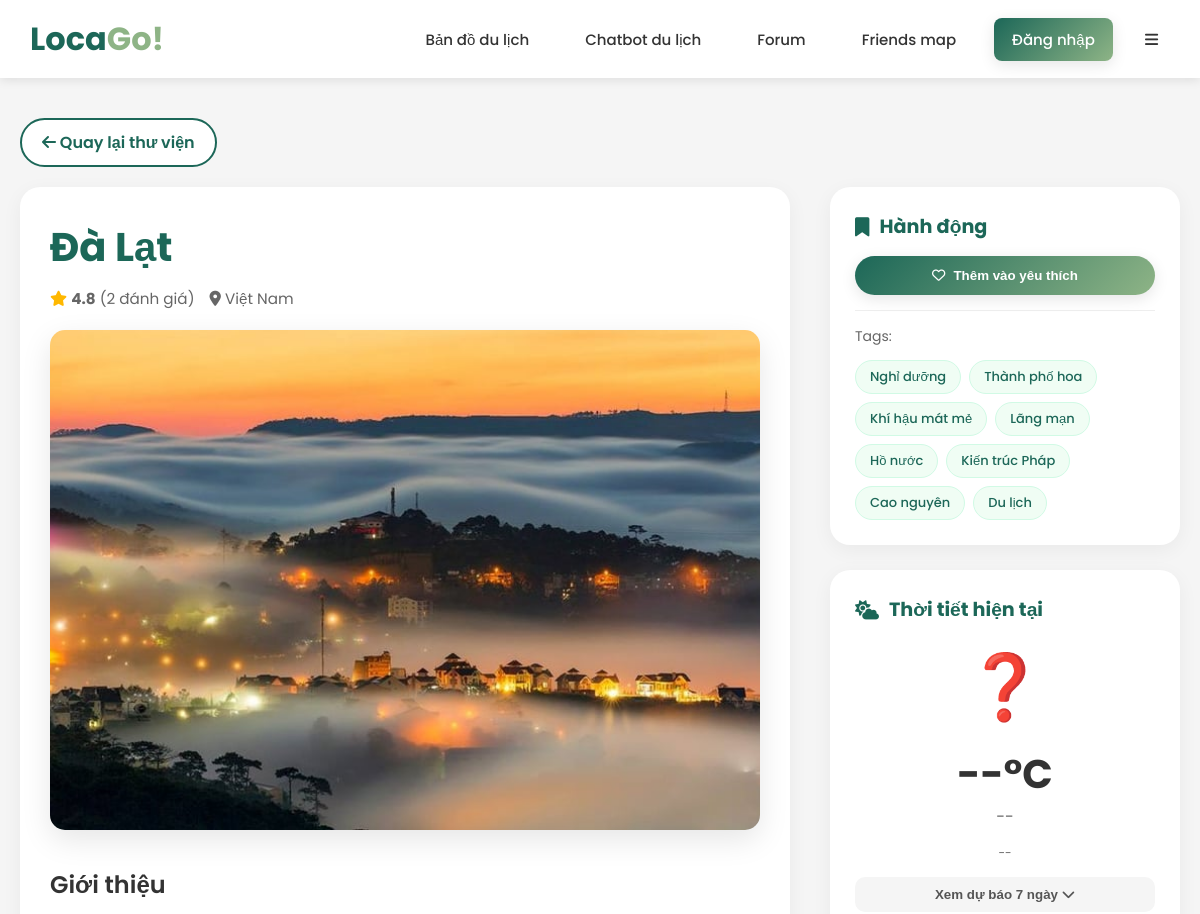
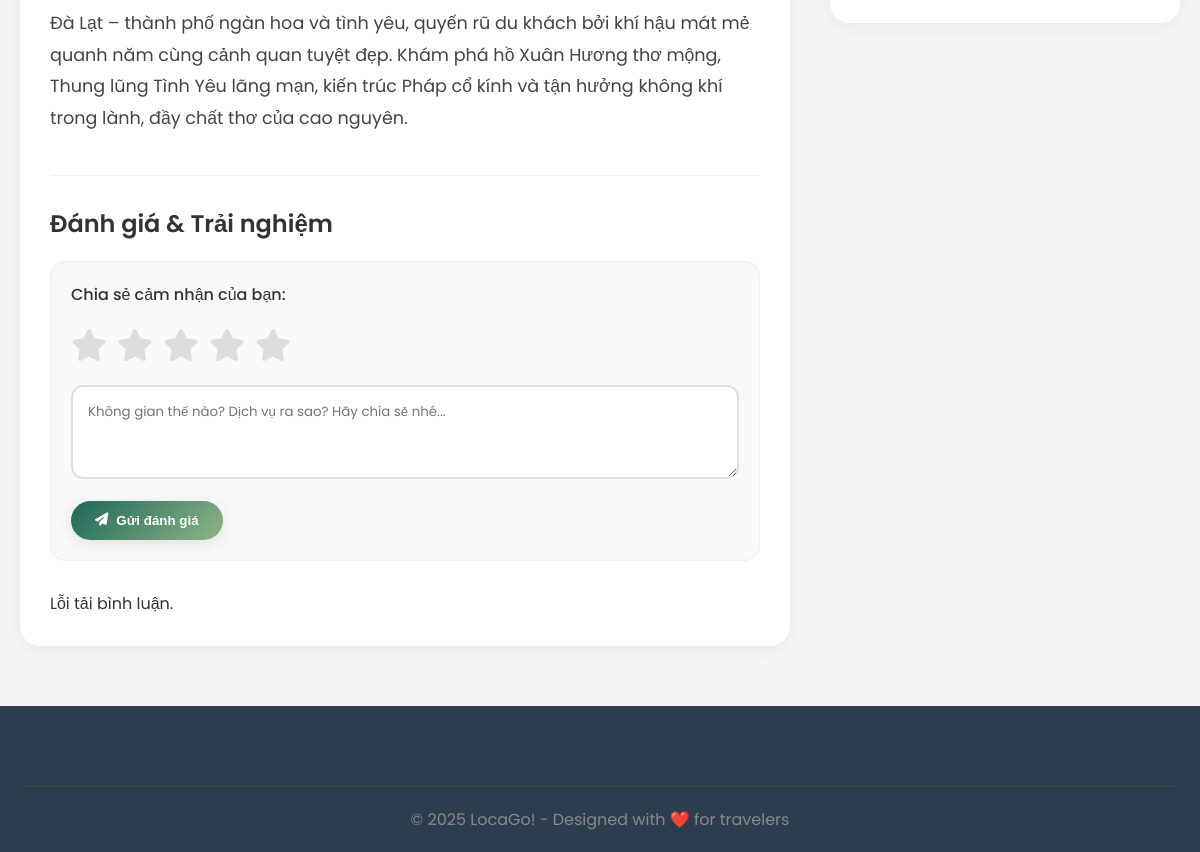
Screenshot of /image/6 with the database file from the repository (2 pictures, top to bottom).
### models.py (models this page shows, shortened)
class Image(db.Model):
    __tablename__ = "images"
    id = db.Column(db.Integer, primary_key=True)
    name = db.Column(db.String, nullable=False)
    tags = db.Column(db.String)
    filename = db.Column(db.String)
    description = db.Column(db.Text)
    rating = db.Column(db.Float)
    rating_count = db.Column(db.Integer, default=1) # So luong nguoi danh gia
    address = db.Column(db.String)   # <── thêm dòng này
    latitude = db.Column(db.Float)
    longitude = db.Column(db.Float)

### app.py (the view)
@app.route("/image/<int:image_id>")
def image_detail(image_id):
    image = db.session.query(Image).filter_by(id=image_id).first()
    if not image:
        return "Ảnh không tồn tại!", 404
    return render_template("detail.html", image=image)

### templates/detail.html (shortened to what this page needs)
<!DOCTYPE html>
<html lang="vi">
<head>
  <link rel="stylesheet" href="https://cdnjs.cloudflare.com/ajax/libs/font-awesome/6.4.0/css/all.min.css">
</head>
<body>
  <header>
      <div class="header-container">
          <a href="/" class="logo">Loca<span>Go!</span></a>
          <div class="nav-links">
              <a href="/MapRouting">Bản đồ du lịch</a>
              <a href="/chat_ui">Chatbot du lịch</a>
              <a href="/forum">Forum</a>
              <a href="/friends_map">Friends map</a>
              <div class="nav-links">
                {% if current_user.is_authenticated %}
                    <span class="nav-user">
                        Xin chào, {{ current_user.username }}
                    </span>
                {%else %}
                    <a href="{{ url_for('login_bp.login') }}" class="btn-primary">Đăng nhập</a>
                {% endif %}
              <button class="hamburger-btn" onclick="toggleMenu()">
                  <i class="fas fa-bars"></i>
              </button>
          </div>
      </div>
  </header>
  <div class="container">
      <div style="margin-bottom: 20px;">
          <a href="/" class="btn-outline">
              <i class="fas fa-arrow-left"></i> Quay lại thư viện
          </a>
      </div>
      <div class="detail-layout">
          <div class="main-content">
              <h1 class="dest-title">{{ image.name }}</h1>
              <div class="dest-meta">
                  <span id="ratingDisplay">
                      <i class="fas fa-star" style="color: #FFB800;"></i>
                      <b>{{ "%.1f"|format(image.rating or 0) }}</b> ({{ image.rating_count or 0 }} đánh giá)
                  </span>
                  <span><i class="fas fa-map-marker-alt"></i> {{ image.city or 'Việt Nam' }}</span>
              </div>
              <img src="/static/images/{{ image.filename }}" alt="{{ image.name }}" class="dest-image"
                   onerror="this.src='https://via.placeholder.com/800x500?text=LocaGo'">
              <h3 class="section-header">Giới thiệu</h3>
              <div class="dest-desc">{{ image.description }}</div>
              <div class="feedback-section">
                  <h3 class="section-header">Đánh giá & Trải nghiệm</h3>
                  <div class="rating-box">
                      <p style="font-weight: 500;">Chia sẻ cảm nhận của bạn:</p>
                      <div class="rating-select" id="ratingSelect">
                          <span data-value="1"><i class="fas fa-star"></i></span>
                          <span data-value="2"><i class="fas fa-star"></i></span>
                          <span data-value="3"><i class="fas fa-star"></i></span>
                          <span data-value="4"><i class="fas fa-star"></i></span>
                          <span data-value="5"><i class="fas fa-star"></i></span>
                      </div>
                      <textarea id="comment" rows="3" placeholder="Không gian thế nào? Dịch vụ ra sao? Hãy chia sẻ nhé..."></textarea>
                      <button id="sendBtn" class="btn-primary">
                          <i class="fas fa-paper-plane"></i> Gửi đánh giá
                      </button>
                  </div>
                  <div id="feedbackList" class="review-list">
                  </div>
              </div>
          </div>
          <div class="sidebar">
              <div class="sidebar-card">
                  <h3><i class="fas fa-bookmark"></i> Hành động</h3>
                  <button id="addFavoriteBtn" class="btn-primary" style="width: 100%; justify-content: center;">
                      <i class="far fa-heart"></i> Thêm vào yêu thích
                  </button>
                  <hr style="margin: 15px 0; border: 0; border-top: 1px solid #eee;">
                  <div class="tag-cloud">
                      <span style="width: 100%; font-size: 14px; color: #666; margin-bottom: 5px;">Tags:</span>
                      {% if image.tags %}
                        {% for tag in image.tags.split(',') %}
                            <span class="tag-pill">{{ tag.strip() }}</span>
                        {% endfor %}
                      {% else %}
                        <span class="tag-pill">Du lịch</span>
                      {% endif %}
                  </div>
              </div>
              <div class="sidebar-card">
                  <h3><i class="fas fa-cloud-sun"></i> Thời tiết hiện tại</h3>
                  <div class="weather-info" id="weatherWidget">
                      <div id="w-icon" class="weather-main">❓</div>
                      <div id="w-temp" class="weather-temp">--°C</div>
                      <div id="w-wind" class="weather-detail">--</div>
                      <div id="w-time" class="weather-detail" style="font-size: 12px;">--</div>
                      <button class="forecast-btn" onclick="toggleForecast()">
                          Xem dự báo 7 ngày <i class="fas fa-chevron-down"></i>
                      </button>
                  </div>
              </div>
          </div>
      </div>
  </div>
  <footer>
      <div class="footer-bottom">
          <p>© 2025 LocaGo! - Designed with ❤️ for travelers</p>
      </div>
  </footer>
</body>
</html>

### templates/detail.html (style rules this page uses)
* { margin: 0; padding: 0; box-sizing: border-box; }
body { font-family: 'Poppins', sans-serif; background: #f5f5f5; min-height: 100vh; color: #333; }
header { background: white; box-shadow: 0 2px 10px rgba(0,0,0,0.1); padding: 15px 30px; position: sticky; top: 0; z-index: 1000; }
.header-container { max-width: 1400px; margin: 0 auto; display: flex; justify-content: space-between; align-items: center; }
.logo { font-size: 32px; font-weight: 700; color: #1C6758; text-decoration: none; }
.logo span { color: #8EB486; }
.nav-links { display: flex; gap: 20px; align-items: center; position: relative; }
.nav-links a, .nav-links button { text-decoration: none; color: #333; padding: 10px 18px; border-radius: 8px; transition: 0.3s; border: none; background: transparent; cursor: pointer; font-size: 15px; font-weight: 500; font-family: 'Poppins', sans-serif; }
.hamburger-btn { font-size: 24px; padding: 8px 12px !important; background: transparent; border: none; cursor: pointer; color: #333; }
.btn-primary { background: linear-gradient(135deg, #1C6758, #8EB486) !important; color: white !important; padding: 12px 24px; border: none; border-radius: 50px; font-weight: 600; cursor: pointer; transition: 0.3s; box-shadow: 0 4px 15px rgba(0,0,0,0.1); display: inline-flex; align-items: center; gap: 8px; text-decoration: none; }
.btn-outline { background: white; border: 2px solid #1C6758; color: #1C6758; padding: 10px 20px; border-radius: 50px; font-weight: 600; cursor: pointer; transition: 0.3s; text-decoration: none; display: inline-block; }
.container { max-width: 1200px; margin: 40px auto; padding: 0 20px; }
.detail-layout { display: grid; grid-template-columns: 1fr 350px; gap: 40px; }
.main-content { background: white; border-radius: 20px; padding: 30px; box-shadow: 0 5px 20px rgba(0,0,0,0.05); }
.dest-title { font-size: 2.5em; color: #1C6758; margin-bottom: 10px; }
.dest-meta { color: #666; margin-bottom: 20px; font-size: 0.95em; display: flex; gap: 15px; align-items: center; }
.dest-image { width: 100%; height: 500px; object-fit: cover; border-radius: 15px; margin-bottom: 30px; box-shadow: 0 10px 30px rgba(0,0,0,0.1); }
.dest-desc { font-size: 1.1em; line-height: 1.8; color: #444; white-space: pre-line; margin-bottom: 40px; }
.feedback-section { border-top: 1px solid #eee; padding-top: 30px; }
.section-header { font-size: 1.5em; color: #333; margin-bottom: 20px; font-weight: 600; }
.rating-box { background: #f9f9f9; padding: 20px; border-radius: 15px; margin-bottom: 30px; border: 1px solid #eee; }
.rating-select { display: flex; gap: 10px; margin: 15px 0; }
.rating-select span { font-size: 32px; cursor: pointer; color: #ddd; transition: 0.2s; }
textarea { width: 100%; padding: 15px; border: 2px solid #e0e0e0; border-radius: 12px; font-family: inherit; resize: vertical; margin-bottom: 15px; transition: 0.3s; }
.review-list { display: flex; flex-direction: column; gap: 20px; }
.sidebar { display: flex; flex-direction: column; gap: 25px; }
.sidebar-card { background: white; padding: 25px; border-radius: 20px; box-shadow: 0 5px 20px rgba(0,0,0,0.05); }
.sidebar-card h3 { color: #1C6758; margin-bottom: 15px; font-size: 1.2em; display: flex; align-items: center; gap: 10px; }
.tag-cloud { display: flex; flex-wrap: wrap; gap: 8px; }
.tag-pill { background: #f0fdf4; color: #1C6758; padding: 6px 14px; border-radius: 20px; font-size: 13px; font-weight: 500; border: 1px solid #d1fae5; }
.weather-info { text-align: center; }
.weather-main { font-size: 4em; margin: 10px 0; }
.weather-temp { font-size: 2.5em; font-weight: 700; color: #333; }
.weather-detail { color: #666; margin-bottom: 15px; }
.forecast-btn { width: 100%; padding: 10px; background: #f5f5f5; border: none; border-radius: 10px; color: #555; font-weight: 600; cursor: pointer; transition: 0.3s; }
footer { background: #2C3E50; color: white; padding: 50px 20px 20px; margin-top: 60px; }
.footer-bottom { text-align: center; padding-top: 20px; border-top: 1px solid #444; color: #888; margin-top: 30px; }

### rows the page displays
Image: name "Đà Lạt", rating "4.8", rating_count "2", filename (picture), description "Đà Lạt – thành phố ngàn hoa và tình yêu, quyến rũ du khách bởi khí hậu mát mẻ quanh năm cùng cảnh quan tuyệt đẹp. Khám phá hồ Xuân Hương thơ mộng, Thung lũng Tình Yêu lãng mạn, kiến trúc Pháp cổ kính và tận hưởng không khí trong lành, đầy chất thơ của cao nguyên."

### other values shown
{{ image.city or 'Việt Nam' }} "Việt Nam"
{{ tag.strip() }} "Nghỉ dưỡng" "Thành phố hoa" "Khí hậu mát mẻ" "Lãng mạn" "Hồ nước" "Kiến trúc Pháp" "Cao nguyên" "Du lịch"
